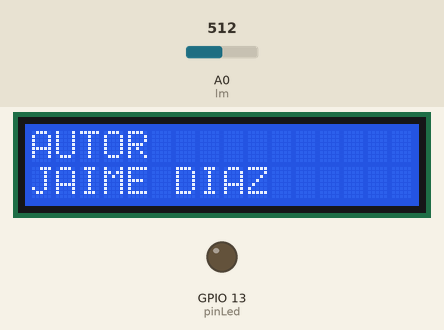
Simulated run of this sketch. Board: ESP8266 (NodeMCU). Parts: 16×2 character LCD, output pins drawn as LEDs (lit = HIGH). The inputs (shaded band) are chosen by the test bench; at power-on: A0 (lm) = 512. WiFi joins after 1.5 s; servers stay silent unless stated; storage starts empty; what the sketch prints to the serial monitor is not drawn.

Above: at 2.2 s.
At 5.3 s:
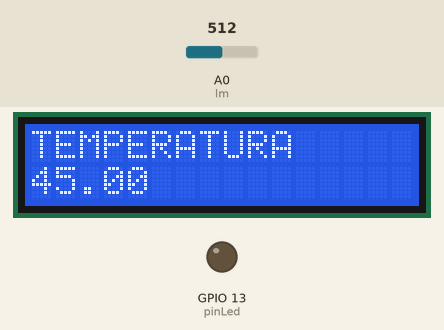
5.4 s: A0 (lm) set to 485
At 7.2 s:
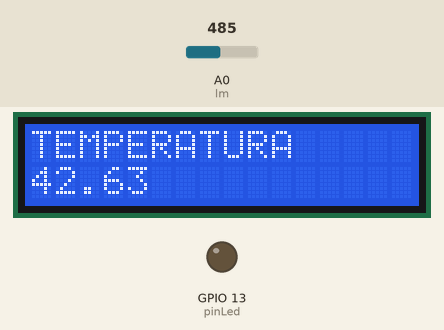
7.6 s: A0 (lm) set to 471
At 8.8 s:
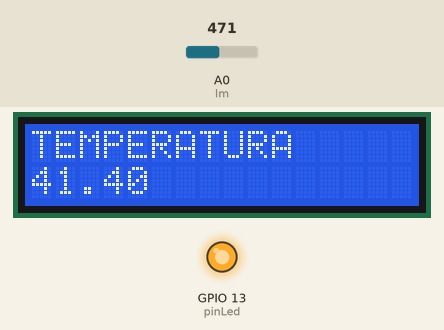
9.6 s: A0 (lm) set to 511
At 11.6 s:
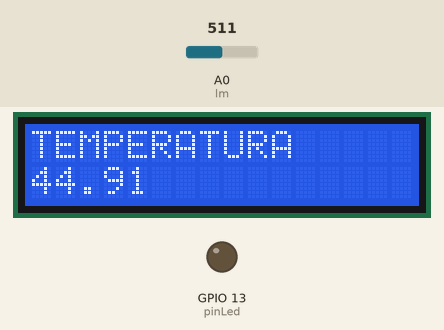
Timing chart, 0 to 13.1 s (numbered marks = the images above; inputs shaded):
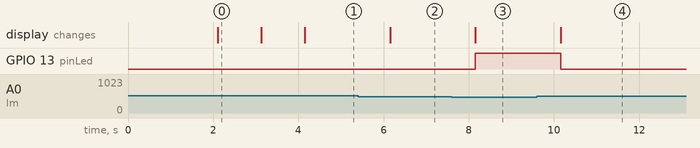

The sketch:

esp8266_sensor_encubadora_lcd_i2c.ino
```cpp
#include <ESP8266WiFi.h>
#include <ESPAsyncTCP.h>
#include <ESPAsyncWebServer.h>
#include <FS.h>
#include  <Wire.h>
#include  <LiquidCrystal_I2C.h>


LiquidCrystal_I2C lcd(0x27, 2, 1, 0, 4, 5, 6, 7, 3, POSITIVE);

byte pinLed = 13;
byte lm = A0;
String estado1;
const int espera=1000;

int cont1 =0 ,cont=0,reloj=0,tiempopren = 0.5;

//Datos de nuestro WiFi
const char* ssid = "F_PADILLA";
const char* password = "F1D2I3A4Z5";

/// IP STATICA
  IPAddress ip(192, 168, 2, 122); // where xx is the desired IP Address
  IPAddress gateway(192, 168, 2, 1); // set gateway to match your network
  IPAddress subnet(255, 255, 255, 0); // set subnet mask to match your network

String Estado_Rele; //Variable String para mandar el estado del rele a nuestra página web

AsyncWebServer server(80); //Puerto TCP

float temperatura = 0;
float valor=0;
String readTempera() {
  // Read temperature as Celsius (the default)
    valor=analogRead(lm);
    temperatura=((valor*90)/1024);//lectura de temperatura
    Serial.println(temperatura);
    Serial.println(valor);

    lcd.clear();
    lcd.setCursor ( 0, 0 );
    lcd.print("TEMPERATURA");
    lcd.setCursor ( 0, 1 );
    lcd.print(temperatura);

    if (temperatura <=42){
        digitalWrite(pinLed, HIGH);
    }else {
        digitalWrite(pinLed, LOW);
    }
    return String(temperatura);
  }

String proceso(const String& var) //Función processor1 para regresar valores a página Web
{

     if(digitalRead(pinLed)==1 and var == "estado1")
     {
      estado1= "Encendido";
      reloj=0;
      return estado1;
     }
     else if (digitalRead(pinLed)==0 and var == "estado1")
     {
      estado1 = "Apagado";
      return estado1;
     }

}

void setup()
{
  Serial.begin(115200);
  pinMode(pinLed, OUTPUT);
  //pinMode(lm,INPUT);
  lcd.begin(16, 2);

 if(!SPIFFS.begin()){
    Serial.println("An Error has occurred while mounting SPIFFS");
    return;
  }

  // Conectamos a WiFi Modo estación con dirección IP estática
  WiFi.mode(WIFI_STA);
  WiFi.config(ip, gateway, subnet);
  WiFi.begin(ssid, password);

  //Mientras se conecta a la red que se imprima conectando a WiFi
  while (WiFi.status() != WL_CONNECTED) {
    delay(1000);
    Serial.println("Conectando a WiFi..");
  }


  Serial.println("");
  Serial.println("********************************************");
  Serial.print("Conectado a la red WiFi: ");
  Serial.println(WiFi.SSID());
  Serial.print("IP: ");
  Serial.println(WiFi.localIP());
  Serial.print("macAdress: ");
  Serial.println(WiFi.macAddress());
  Serial.println("*********************************************");

  lcd.setCursor ( 0, 0 );
  lcd.print("AUTOR");
  lcd.setCursor ( 0, 1 );
  lcd.print("JAIME DIAZ");
  delay(espera);

  lcd.clear();
  lcd.print("INCUBADORA");
  lcd.setCursor(0, 1);
  lcd.print("V 1.0");
  delay(espera);

  // Route for root / web page
  server.on("/", HTTP_GET, [](AsyncWebServerRequest *request){
    request->send(SPIFFS, "/index.html", String(), false, proceso);
  });

  server.on("/estilos.css", HTTP_GET, [](AsyncWebServerRequest *request){
    request->send(SPIFFS, "/estilos.css", "text/css");
  });

  server.on("/temperature", HTTP_GET, [](AsyncWebServerRequest *request){
    request->send_P(200, "text/plain", readTempera().c_str());
  });
  server.on("/temperature", HTTP_GET, [](AsyncWebServerRequest *request){
    request->send(SPIFFS, "/index.html", String(), false, proceso);
  });
  // Start server
  server.begin();
}


void loop() {
  //No se usará debido a la librería del servidor web asíncrono

    if(cont1 >= 1000){ // tiempo en milisegundos
  reloj++;
  cont=millis();
  Serial.println(reloj);

  if(reloj>=tiempopren*60){ // 60 segundos para mas tiempo se pone en segundo
  reloj=0;
  //cont=millis();
  readTempera();

  }
}
cont1=millis()-cont;
  }
```

Measured:
- the behaviour switches between 478 and 477 on A0 (lm) (found by bisection; images 2 and 3)
- after the input at 5.4 s, the display: changes after 0.75 s (image 2)
- after the input at 7.6 s, GPIO 13 (pinLed): LOW → HIGH after 0.55 s; the display: changes after 0.55 s (image 3)
- after the input at 9.6 s, GPIO 13 (pinLed): HIGH → LOW after 0.56 s; the display: changes after 0.56 s (image 4)
- what the display in image 0 shows lasts 1.0 s, from 2.1 s to 3.1 s
